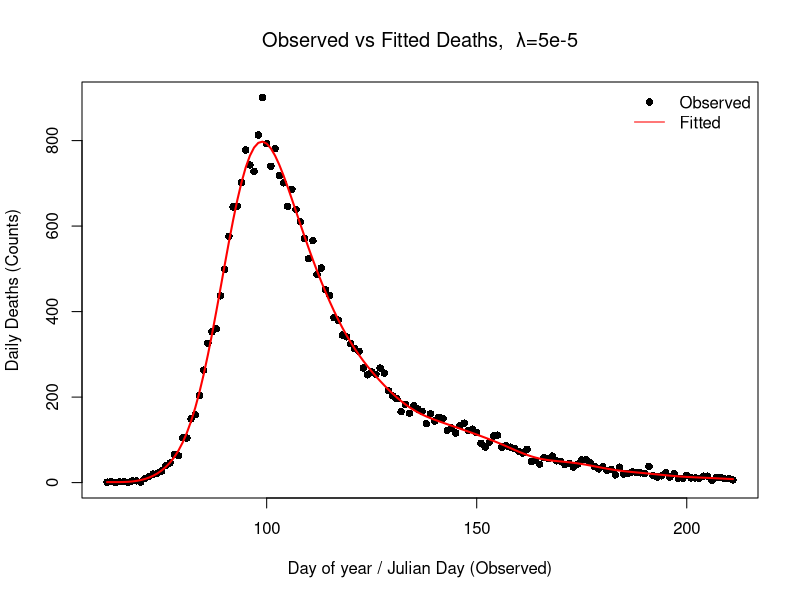
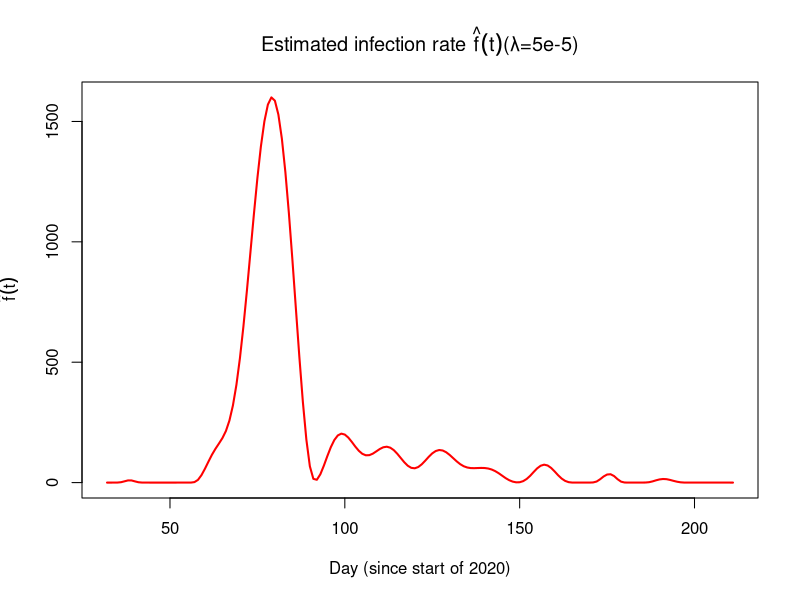

Generate these figures, in order, with R:
start <- Sys.time()
##=============== PROJECT 3 - EXTENDED STATISTICAL PROGRAMMING =================

# Group 12 
# Aseel Alghamdi : S2901228
# Fenanda Dwitha Kurniasari : S2744048
# Nurmawiya : S2822251

# Aseel     : Make function to contruct X, X tilde, and S (make_matrice)
#             Make objective function and its derivative
# Fenanda   : Bootstrap Uncertainty, 
#             Make final plot
#             Revise and put comment on code
# Nurmawiya : Preliminary Sanity Check with initial lambda, making plot
#             Fit the model using BFGS
#             Revise and put comment on code

# Repository Link
# https://github.com/fenandadwithak/Team12/tree/main/Proj3

# ==============================================================================
##                                  OUTLINE
# ==============================================================================
## What you get:
## (1) 
## (2) 
## (3) 
## (4) 
## (5)
## (6)


##===================== Data Preparation & Load library ========================
library(splines) #load library splines

df <- read.table("engcov.txt", header = TRUE) # import datasets
y <- df$nhs; t <- df$julian
n <- length(y) # define total observation 
d <- 1:80; edur <- 3.151; sdur <- .469
pd <- dlnorm(d, edur, sdur) # density (PDF) function of death
pd <- pd / sum(pd) # probability of death

##==================== (1) Construct X, Xtilde, and S ==========================
make_matrices <- function(t, K=80) {
  # Function to construct matrices (Xtilde, X, S) required for predicting 
  #  number of new infections occuring on day t which expressed by an infection 
  #  rate function f(t)
  
  # Input/Arguments :(1) t, a vector of day since 2020. In this dataset, we use 
  #                      julian
  #                  (2) K, number of basis function, set to 80
  #                      larger K gives a more flexible/wigglier basis
  #
  # Output/Return   :(1) Xtilde, a model matrix (spline basis) to predict f(t) 
  #                      f(t) = b1(t)β1 + b2(t)β2 + ... + bk(t)βk
  #                      row : days; colomn : B-spline basis function
  #                  (2) X, model matrix for the expected death count (the 
  #                      observed outcome), after convolution with Xtilde and 
  #                      π(j)/probability func. for days from infection to death 
  #                  (3) S, penalised matrix. Matrix defining which aspect of β
  #                      are penalised
  
  # Construct X_tilde
  # Define a sequence starting from the first day of death recorded minus 30
  # (min(t)-30) because for the earliest records, deaths might be caused by the
  # infection happened around 30 days ago, until maximum day observed (max(t))
  # for as many as K+4 evenly spaced, so there will be a sequence of 84 numbers
  knots <- seq(min(t)-30, max(t), length.out=K+4)
  
  Xtilde <- splineDesign(knots=knots, 
                         x=(min(t)-30):max(t), 
                         ord=4,
                         outer.ok= TRUE)#construct matrix X-tilde using 
                                        #splineDesign with 84 knots as defined 
                                        #before starting from min(t)-30 until 
                                        #max(t) with order of the spline = 4
  
  # Construct X
  X <- matrix(0, nrow=length(t), ncol=ncol(Xtilde)) # initialize matrix to store
  #for every value in length(t) = 150
  # Execute for each observation of time (1:150)
  for (i in 1:length(t)) {
    j_max <- min(80, 29 + i) ## define upper bound for summation
    for (j in 1:j_max) { ## calculate for each days until death 
      # fill corresponding cells with corresponding element X_tilde and prob 
      # death time function
      X[i,] <- X[i,] + Xtilde[30 + i - j,] * pd[j] 
    }
  }
  
  # Construct S (Penalised Matrix)
  S <- crossprod(diff(diag(ncol(X)), diff=2))
  
  list(Xtilde=Xtilde, X=X, S=S) ## return the output into a list 
}##make_matrices

mats <- make_matrices(t) #
X <- mats$X ## X
S <- mats$S ## S
Xtilde <- mats$Xtilde ## X tilde

##============= (2) Function Penalised NLL and its Objective Func. =============

# In this part, we define objective function to be optimised. For this case, 
# it's already given that f(t) has possion GLM distribution

# First, we know that (log likehood funct of poisson) formula for poisson 
#        l = ∑[yi.log(μi)−μi−log(yi!)]
#        where  μ = Xβ
#        Also, we drop log(yi!) as it does not depends on parameter
#   
# NLL = ∑(Xβ−y⋅log(Xβ))[Negative loglikelihood function]
#       where β=exp(γ) (imposed for positivity)
# Then, the penalty is applied to β (control smoothness of the function), 
#       P = 0.5λβ'Sβ

# Penalised NLL = NLL + P

# Objective Function
pen_nll <- function(gamma, X, y, S, lambda, weight=1) {
  # Function to compute penalised negative log likehood
  # Input/Argument : (1) Gamma : K-vector of spline coefficients
  #                  (2) y : the deaths on day of the year ti
  #                  (3) S : penalised matrix
  #                  (4) lambda : smoothing parameter
  #                  (5) weight : weight for bootstraping sampled data
  #                      adjusted for more general use in this case
  
  # Output/Return  : single numeric value of pen_nll
  beta <- exp(gamma) # β = exp(γ)
  mu <- as.vector(X %*% beta) # μ = Xβ
  ll <- sum(weight*(y * log(mu) - mu)) # likelihood funct of possion dist
  penalty <- 0.5 * lambda * t(beta) %*% (S %*% beta) # penalty
  return(-ll + penalty)
}##pen_nll


# Define Gradient vector of Objective Function/ its derivative vector 
pen_grad <- function(gamma, X, y, S, lambda, weight=1) {
  # Function to compute derivative vector
  # Input/Argument : (1) Gamma : K-vector of spline coefficients
  #                  (2) y : the deaths on day of the year ti
  #                  (3) S : penalised matrix
  #                  (4) lambda : smoothing parameter
  #                  (5) weight : weight for bootstraping sampled data
  #                      adjusted for more general use in this case
  
  
  beta <- exp(gamma) # β = exp(γ)
  mu <- as.vector(X %*% beta) # μ = Xβ
  F <- t(X) %*% (weight*(y / mu - 1)) # ∂li/∂γj; or F =  diag(yi/µi−1).X.diag(β) 
  grad_ll <- -F * beta # total derivative for all data
  grad_pen <- lambda * (beta * (S %*% beta)) # total gradient for penalty 
  return(as.vector(grad_ll + grad_pen))
}

# Checking the derivative (From SP Notes pg 74)
K <- 80
fd <- gamma0 <- rep(0, K)       # start from all zeros
lambda <- 5e-5
pen_nll0 <- pen_nll(gamma0, X, y, S, lambda) 
eps <- 1e-7
for (i in 1:length(gamma0)) {
  gamma1 <- gamma0; gamma1[i] <- eps
  pen_nll1 <- pen_nll(gamma1,X,y,S,lambda)
  fd[i] <- (pen_nll1 - pen_nll0)/eps
}
fd; pen_grad(gamma0, X, y, S, lambda) ## already same
range(fd - pen_grad(gamma0, X, y, S, lambda)) ## apx zero

##================ (3) Fit the model using BFGS optimization ===================
gamma0 <- rep(0, K)       # start from all zeros
lambda <- 5e-5            # smoothing strength: larger -> smoother fitted curve

# Use BFGS (a standard quasi-Newton optimizer) to minimize the objective
fit <- optim(
  par     = gamma0,                 # initial gamma
  fn      = pen_nll,                # objective function
  gr      = pen_grad,               # analytic gradient
  method  = "BFGS",                 # efficient for smooth problems
  control = list(maxit = 1000),     # cap iterations
  X=X, y=y, S=S, lambda=lambda
)

beta_hat <- exp(fit$par) # estimated spline coefficients (K-vector)
mu_hat <- as.vector(X %*% beta_hat)

plot(t, y, pch=16, col="black",
     xlab="Day of year / Julian Day (Observed)",
     ylab="Daily Deaths (Counts)",
     main=expression(paste("Observed vs Fitted Deaths,  λ=5e-5")))
lines(t, mu_hat, col="red", lwd=2)
legend("topright", legend=c("Observed", "Fitted"),
       col=c("black", "red"), pch=c(16, NA), lty=c(NA,1), bty="n")

# Plot estimated infection rate f(t)
f_hat <- Xtilde %*% beta_hat #fitted infection rate f(t)
plot((min(t)-30):max(t), f_hat, type="l", col="red", lwd=2,
     xlab="Day (since start of 2020)",
     ylab=expression(hat(f)(t)),
     main=expression(paste("Estimated infection rate ", hat(f)(t),"(λ=5e-5)")))

##================ (4) Fit the model using BFGS optimization ===================
lambdas <- exp(seq(-13, -7, length=50))
BIC_vals <- numeric(length(lambdas))
best_fit <- NULL

for (i in seq_along(lambdas)) {
  fit <- optim(par=gamma0, fn=pen_nll, gr=pen_grad, method="BFGS",
               X=X, y=y, S=S, lambda=lambdas[i], control=list(maxit=1000))
  beta_hat <- exp(fit$par)
  mu_hat <- as.vector(X %*% beta_hat)
  W <- diag(as.vector(y / mu_hat^2))
  H0 <- t(X) %*% W %*% X
  H_lambda <- H0 + lambdas[i] * S
  EDF <- sum(diag(solve(H_lambda, H0)))
  ll <- sum(y * log(mu_hat) - mu_hat)
  BIC_vals[i] <- -2 * ll + log(length(y)) * EDF
  if (is.null(best_fit) || BIC_vals[i] < min(BIC_vals[1:i])) best_fit <- fit
}

best_lambda <- lambdas[which.min(BIC_vals)]
cat("Best lambda:", best_lambda, "\n")

##=============== (5) Non Parametric Bootstrap Uncertainty =====================
# Initialize number of replicate sample
n_bootstrap <- 200 

# Initialize matrix to store bootstrap replicates
mat_boots <- matrix(NA, nrow=nrow(mats$Xtilde), ncol=n_bootstrap)

for (b in 1:n_bootstrap) {
  wb <- tabulate(sample(n, replace=TRUE), n)
  fit_b <- optim(rep(0, ncol(X)), 
                 pen_nll, gr=pen_grad, 
                 method="BFGS",
                 y=y, X=X, S=S, 
                 lambda=best_lambda, 
                 weight=wb, 
                 control=list(maxit=1000))
  beta_b <- exp(fit_b$par)
  mat_boots[,b] <- mats$Xtilde %*% beta_b ## estimate number of new infection
  if (b %% 10 == 0) cat("Bootstrap", b, "of", n_bootstrap, "\n")
}

##=====================(6) Final Plot===========================================

# Estimate the daily new infection rate f(t) with its 95% confidence limits
mean_ft = rowMeans(mat_boots) # estimated mean number of new infections per day
                              # averaged across all bootstrap replicates
sd_ft = apply(mat_boots,1,sd) # estimated standard deviation number of new infec
                              # across all bootstrap replicates
ub_ft = mean_ft + (1.96*sd_ft)# Upper Bound 95% CI
lb_ft = pmax(mean_ft - (1.96*sd_ft),0) # Lower Bound 95% CI, constraint no value
                                       # lies below zero
time_ft <- (min(t)-30):max(t)

#  
beta_hat <- exp(best_fit$par) # 
mu_hat <- as.vector(X %*% beta_hat) # mean deaths per day (from based fit model)








end <- Sys.time()
end-start